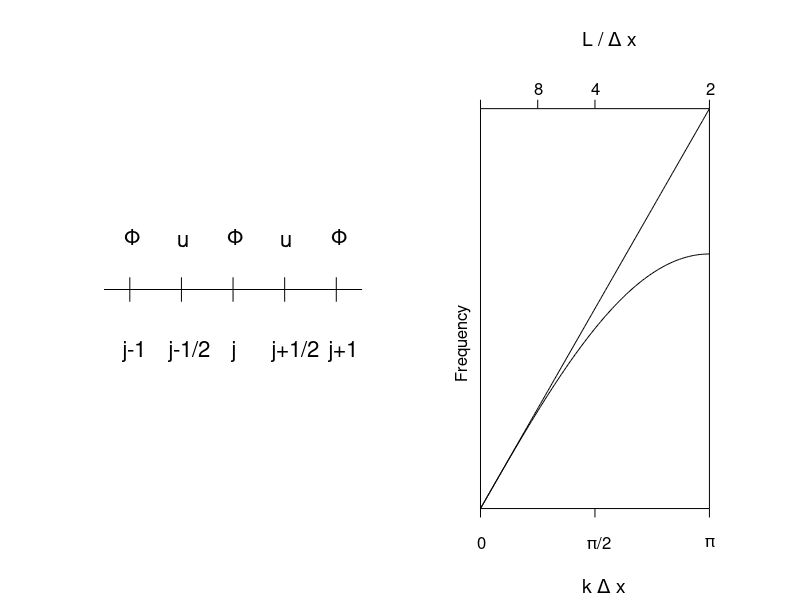

This figure's MATLAB source:
% To illustrate 1D staggered grid and SW dispersion relation

subplot(1,2,1)

x = [0, 1];
y = [0, 0];
plot(x,y,'k')
axis([0,1,-1,1])
axis off
hold on

x = [0.1, 0.1];
y = [-0.05, 0.05];
plot(x,y,'k')

x = [0.5, 0.5];
y = [-0.05, 0.05];
plot(x,y,'k')

x = [0.9, 0.9];
y = [-0.05, 0.05];
plot(x,y,'k')

x = [0.3, 0.3];
y = [-0.05, 0.05];
plot(x,y,'k')

x = [0.7, 0.7];
y = [-0.05, 0.05];
plot(x,y,'k')


text(0.285,0.2,'u','FontSize',16)
text(0.685,0.2,'u','FontSize',16)
text(0.08,0.22,'\Phi','FontSize',16)
text(0.48,0.22,'\Phi','FontSize',16)
text(0.88,0.22,'\Phi','FontSize',16)


text(0.07,-0.25,'j-1','FontSize',16)
text(0.495,-0.25,'j','FontSize',16)
text(0.87,-0.25,'j+1','FontSize',16)
text(0.25,-0.25,'j-1/2','FontSize',16)
text(0.65,-0.25,'j+1/2','FontSize',16)
hold off


subplot(1,2,2)

kdx = linspace(0,pi);
freq0 = kdx;
freq1 = 2.0*sin(0.5*kdx);

plot(kdx,freq0,'k',kdx,freq1,'k')
axis([-0.2,pi+0.2,-0.2,pi+0.5])
axis off
hold on

%xlabel('k \Delta x','FontSize',12)
%ylabel('\omega','FontSize',12)

x = [0,pi,pi,0,0];
y = [0,0,pi,pi,0];
plot(x,y,'k')

x = [0,0];
y = [-0.07,0];
plot(x,y,'k')
x = [0.5*pi,0.5*pi];
y = [-0.07,0];
plot(x,y,'k')
x = [pi,pi];
y = [-0.07,0];
plot(x,y,'k')
text(-0.04,-0.26,'0','FontSize',12)
text(0.5*pi-0.1,-0.26,'\pi/2','FontSize',12)
text(pi-0.05,-0.26,'\pi','FontSize',12)
text(1.4,-0.6,'k \Delta x','FontSize',14)


x = [0,0];
y = [pi,pi+0.07];
plot(x,y,'k')
x = [0.25*pi,0.25*pi];
y = [pi,pi+0.07];
plot(x,y,'k')
x = [0.5*pi,0.5*pi];
y = [pi,pi+0.07];
plot(x,y,'k')
x = [pi,pi];
y = [pi,pi+0.07];
plot(x,y,'k')
text(0.25*pi-0.04,3.3,'8','FontSize',12)
text(0.5*pi-0.05,3.3,'4','FontSize',12)
text(pi-0.04,3.3,'2','FontSize',12)
text(1.4,3.7,'L / \Delta x','FontSize',14)

text(-0.25,1.0,'Frequency','Rotation',90,'FontSize',12)


hold off

